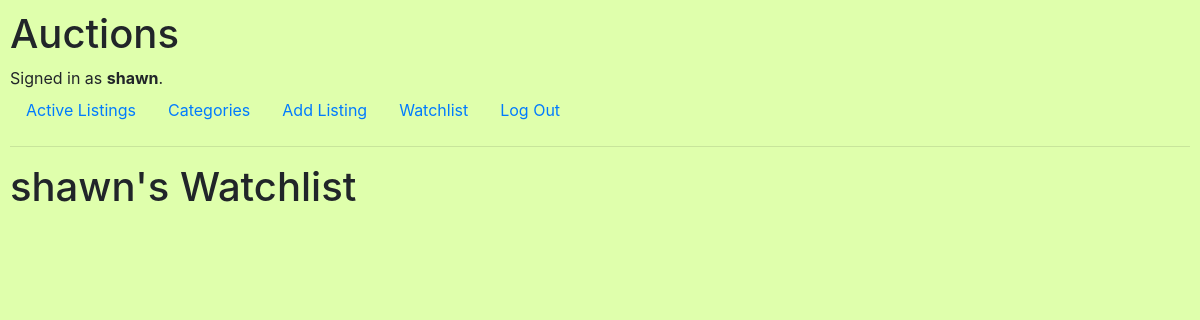
/watchlist (signed in), run on an earlier commit of the app's database.
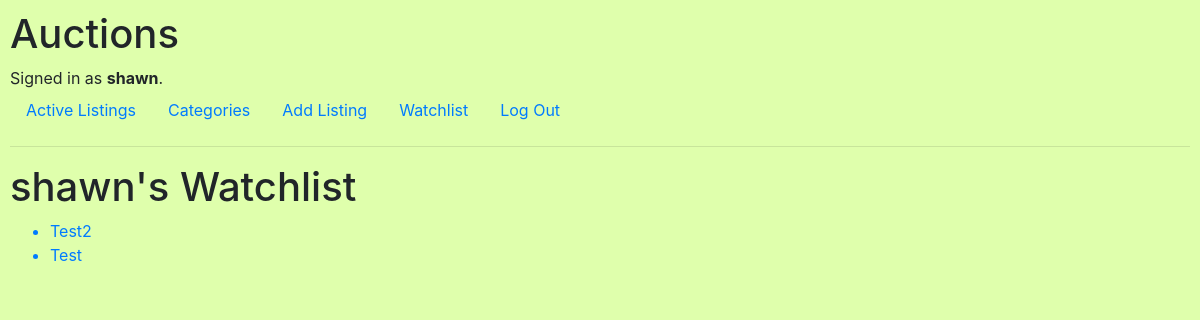
And on a later commit of the database.
### auctions/models.py (models this page shows)
class User(AbstractUser):
    pass

class WatchList(models.Model):
    '''
    A listing and a user relational table, user --> listing (watching)
    As such, Listing and User are both M2M
    '''
    listing = models.ForeignKey('Listing', default=None, on_delete=models.CASCADE)
    watching = models.ManyToManyField(User, related_name="watching")

class Listing(models.Model):
    title = models.CharField(max_length=75)
    description = models.TextField(max_length=160)
    starting_bid = models.DecimalField(max_digits=999999, decimal_places=2)
    category = models.ManyToManyField(Category)
    seller = models.ForeignKey('User', default=None, on_delete=models.CASCADE)
    created = models.DateTimeField(auto_now=True)
    image = models.ImageField(blank=True, null=True, upload_to="images/")
    open = models.BooleanField(default=True)
    top_bidder = models.ManyToManyField(User, blank=True, default=None, related_name="top_bidder")

### auctions/views.py (the view)
# urls.py: path("watchlist", views.watchlist, name="watchlist"),
@login_required(login_url='login')
def watchlist(request):
    user = User.objects.get(username=request.user)
    watchlist = WatchList.objects.filter(watching=user)
    return render(request, 'auctions/watchlist.html', {
        "watchlist": watchlist
    })

### auctions/templates/auctions/watchlist.html (shortened to what this page needs)
{% extends 'auctions/layout.html' %}
{% block body %}
    <h1>{{ request.user }}'s Watchlist</h1>
    <ul>
        {% for item in watchlist %}
        <a href="{% url 'listing' item.listing.id %}"><li>{{ item.listing.title }}</li></a>
        {% endfor %}
    </ul>
{% endblock %}

### auctions/templates/auctions/layout.html (shortened to what this page needs)
{% load static %}
<!DOCTYPE html>
<html lang="en">
    <head>
        <link rel="stylesheet" href="https://stackpath.bootstrapcdn.com/bootstrap/4.4.1/css/bootstrap.min.css">
        <link href="{% static 'auctions/styles.css' %}" rel="stylesheet">
    </head>
    <body>
        <h1>Auctions</h1>
        <div>
            {% if user.is_authenticated %}
                Signed in as <strong>{{ user.username }}</strong>.
            {% else %}
                Not signed in.
            {% endif %}
        </div>
        <ul class="nav">
            <li class="nav-item">
                <a class="nav-link" href="{% url 'index' %}">Active Listings</a>
            </li>
            <li class="nav-item">
                <a class="nav-link" href="{% url 'categories' %}">Categories</a>
            </li>
            {% if user.is_authenticated %}
            <li class="nav-item">
                <a class="nav-link" href="{% url 'add_listing' %}">Add Listing</a>
            </li>
            <li class="nav-item">
                <a class="nav-link" href="{% url 'watchlist' %}">Watchlist</a>
            </li>
                <li class="nav-item">
                    <a class="nav-link" href="{% url 'logout' %}">Log Out</a>
            </li>
            {% endif %}
        </ul>
        <hr>
        {% block body %}
        {% endblock %}
    </body>
</html>

### auctions/static/auctions/styles.css (style rules this page uses)
body { padding: 10px; background-color: rgb(223, 255, 172) }

What changed in the data, as far as the page shows it:
added WatchList: listing "Test2"
added WatchList: listing "Test"
